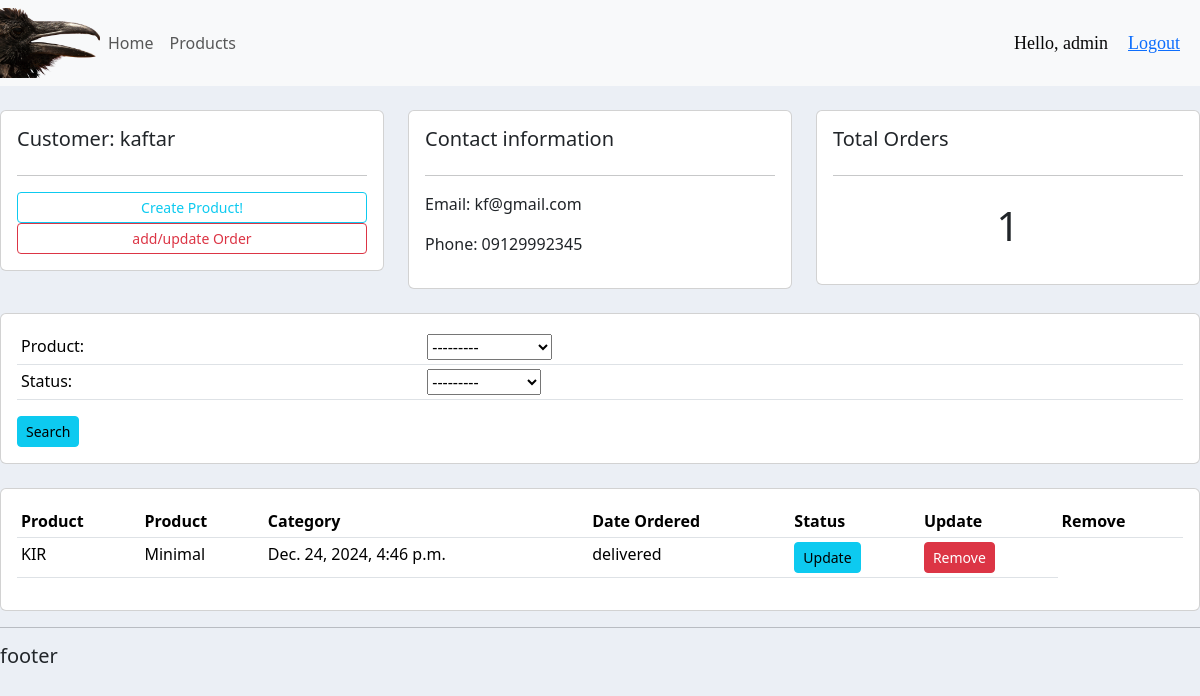
Screenshot of /customers/6/ (signed in) with the database file from the repository.
### accounts/models.py (models this page shows, shortened)
class Customer(models.Model):
    user = models.OneToOneField(User,null=True, on_delete=models.CASCADE)
    name = models.CharField(max_length=100, null=True)
    email = models.CharField(max_length=100, null=True)
    phone = models.CharField(max_length=100, null=True)
    profile_pic = models.ImageField( null=True, blank=True)
    date_created = models.DateTimeField(auto_now_add=True, null=True)

class Order(models.Model):
    STATUS = (
        ('Pending', 'Pending'),
        ('on the way!', 'On the Way!'),
        ('delivered', 'Delivered'),
    )
    customer = models.ForeignKey(Customer, on_delete=models.SET_NULL, null=True)
    product = models.ForeignKey(Product, on_delete=models.SET_NULL, null=True)
    status = models.CharField(max_length=100, choices=STATUS)
    date_created = models.DateTimeField(auto_now_add=True)

class Product(models.Model):
    CATEGORY = (
        ('Classic', 'Classic'),
        ('Sports', 'Sports'),
        ('Minimal', 'Minimal'),
    )
    name = models.CharField(max_length=100, null=True)
    price = models.FloatField(max_length=100, null=True)
    category = models.CharField(max_length=100, choices=CATEGORY, null=True)
    description = models.TextField(max_length=100, null=True, blank=True)
    date_created = models.DateTimeField(auto_now_add=True, null=True)
    tags = models.ManyToManyField(Tag)
    def __str__(self):
        return self.name

### accounts/views.py (the view)
# urls.py: path('customers/<str:pk_test>/', views.customers, name='customers'),
@login_required(login_url='login')
def customers(request, pk_test):
    customer = Customer.objects.get(id=pk_test)
    orders = customer.order_set.all()
    filter = OrderFilter(request.GET, queryset=orders)
    orders = filter.qs
    context = {'customer':customer, 'orders':orders, 'filter':filter}
    return render(request, 'accounts/customers.html',context)

### accounts/templates/accounts/customers.html (shortened to what this page needs)
{%  extends 'accounts/main.html' %}
{% block content %}
    <br>
<div class="row">
    <div class="col-md">
        <div class="card card-body">
        <h5>Customer: {{ customer.name }}</h5>
        <hr>
        <a class ="btn btn-outline-info  btn-sm btn-block" href="{% url 'create_product' customer.id %}">Create Product!</a>
        <a class ="btn btn-outline-danger  btn-sm btn-block" href="{% url 'create_order' customer.id %}">add/update Order</a>
        </div>
    </div>
    <div class="col-md">
        <div class="card card-body">
            <h5>Contact information</h5>
            <hr>
            <p>Email: {{ customer.email }}</p>
            <p>Phone: {{ customer.phone }}</p>
        </div>
    </div>
    <div class="col-md">
        <div class="card card-body">
            <h5>Total Orders </h5>
            <hr>
            <h1 style="text-align: center;padding: 10px;">{{ orders.count }}</h1>
        </div>
    </div>
</div>
    <br>
<div class="row">
    <div class="col">
        <div class="card card-body">
            <form  method="get">
                <table class="table table-sm">
                    {% for field in filter.form %}
                       <tr>
                           <td>{{ field.label_tag }}</td>
                           <td>{{ field }}</td>
                       </tr>
                    {% endfor %}
                </table>
                <button class="btn btn-sm btn-info" type="submit">Search</button>
            </form>
        </div>
    </div>
</div>
<br>
<div class="row">
    <div class="col-md">
        <div class="card card-body">
            <table class="table table-sm">
                <tr>
                    <th>Product</th>
                    <th>Product</th>
                    <th>Category</th>
                    <th>Date Ordered</th>
                    <th>Status</th>
                    <th>Update</th>
                    <th>Remove</th>
                </tr>
                {% for order in orders %}
                        <td>{{ order.product }}</td>
                        <td>{{ order.product.category }}</td>
                        <td>{{ order.product.date_created }}</td>
                        <td>{{ order.status }}</td>
                        <td><a class="btn btn-sm btn-info" href="{% url 'update_order' order.id %}">Update</a></td>
                        <td><a class="btn btn-sm btn-danger" href="{% url 'delete_order' order.id%}">Remove</a></td>
                {% endfor %}
            </table>
        </div>
    </div>
</div>
{% endblock %}

### accounts/templates/accounts/navbar.html (shortened to what this page needs)
{% load static %}
<nav class="navbar navbar-expand-lg navbar-light bg-light">
    <img class ="ax" src="{% static 'images/kalaq.png' %}">
     <link rel="stylesheet" type="text/css" href="{% static '/css/main.css' %}">
  <div class="collapse navbar-collapse" id="navbarNav">
    <ul class="navbar-nav">
        {% if request.user.is_staff %}
      <li class="nav-item active">
        <a class="nav-link" href="{% url 'home' %}">Home</a>
      </li>
      <li class="nav-item">
        <a class="nav-link" href="{% url 'products' %}">Products</a>
      </li>
        {% else %}
        <li class="nav-item">
        <a class="nav-link" href="{% url 'account' %}">Setting</a>
        </li>
        {% endif %}
    </ul>
  </div>
    <span class="hello-msg">Hello, {{ user.username }}</span>
    <span class="hello-msg"><a href="{% url 'logout' %}">Logout</a> </span>
</nav>

### static/css/main.css (style rules this page uses)
body { background-color: #ebeff5; }
.ax { width: 100px; height: 70px; }

### accounts/templates/accounts/navbar.html (style rules this page uses)
.hello-msg { font-family: "Candara Light"; font-size: 18px; color: rgba(2, 2, 2, 0.98); margin-right: 20px; }

### rows the page displays
Customer: name "kaftar", email "kf@gmail.com", phone "09129992345"
Order: product "KIR", product.category "Minimal", product.date_created "Dec. 24, 2024, 4:46 p.m.", status "delivered"

### other values shown
{{ user.username }} "admin"
{{ orders.count }} "1"
{{ field.label_tag }} "Product:" "Status:"
